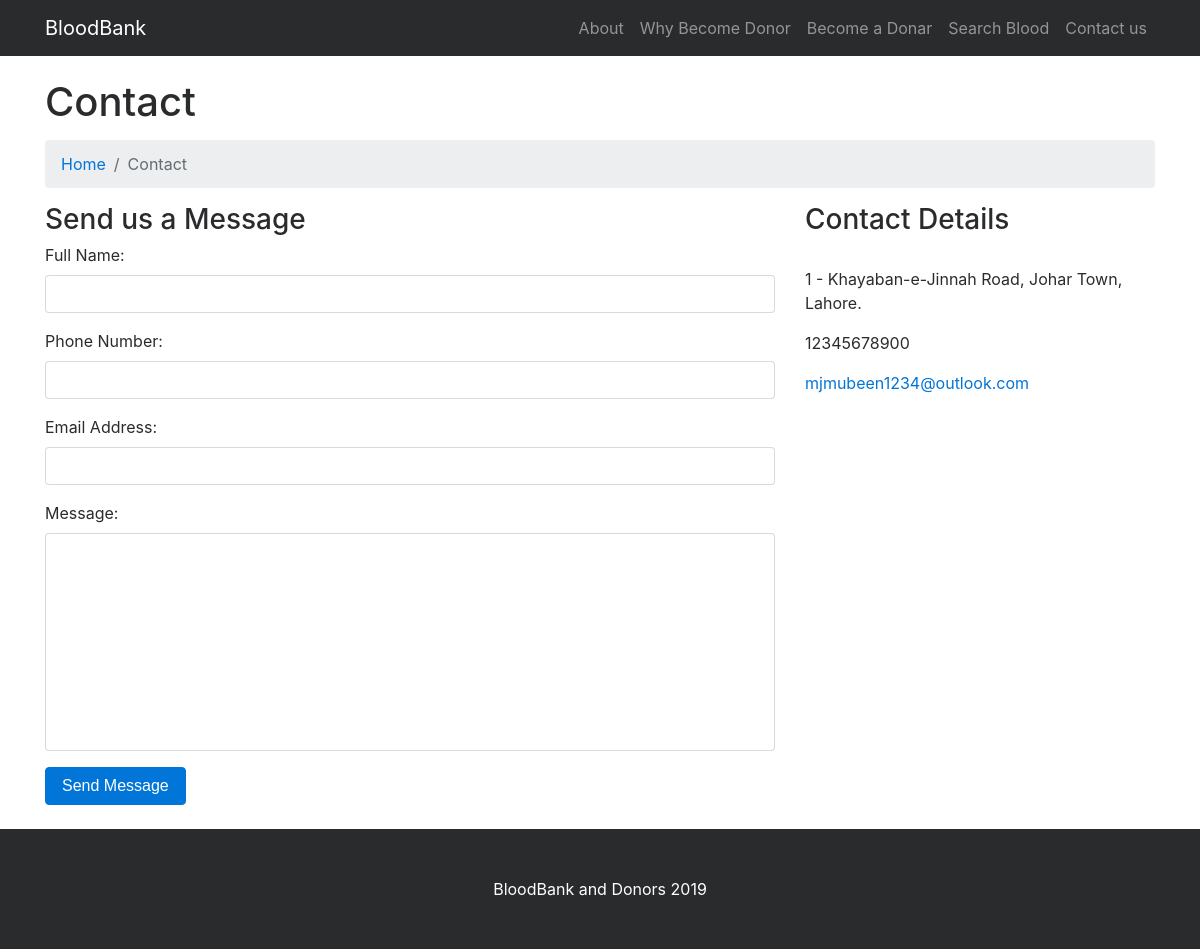
The page /contact.php on the database its author committed.
### tables this page shows
CREATE TABLE `tblcontactusinfo` (
  `id` int(11) NOT NULL,
  `Address` tinytext,
  `EmailId` varchar(255) DEFAULT NULL,
  `ContactNo` char(11) DEFAULT NULL
);

### contact.php (the view, shortened to what this page needs)
<?php
include('includes/config.php');
?>
<!DOCTYPE html>
<html lang="en">
<head>
    <link href="vendor/bootstrap/css/bootstrap.min.css" rel="stylesheet">
    <link href="vendor/font-awesome/css/font-awesome.min.css" rel="stylesheet" type="text/css">
    <link href="css/modern-business.css" rel="stylesheet">
</head>
<body>
    <?php include('includes/header.php');?>
    <div class="container">
        <h1 class="mt-4 mb-3">Contact</h1>
        <ol class="breadcrumb">
            <li class="breadcrumb-item">
                <a href="index.php">Home</a>
            </li>
            <li class="breadcrumb-item active">Contact</li>
        </ol>
        <div class="row">
              <div class="col-lg-8 mb-4">
                <h3>Send us a Message</h3>
                <form name="sentMessage"  method="post">
                    <div class="control-group form-group">
                        <div class="controls">
                            <label>Full Name:</label>
                            <input type="text" class="form-control" id="name" name="fullname" required data-validation-required-message="Please enter your name.">
                        </div>
                    </div>
                    <div class="control-group form-group">
                        <div class="controls">
                            <label>Phone Number:</label>
                            <input type="tel" class="form-control" id="phone" name="contactno"  required data-validation-required-message="Please enter your phone number.">
                        </div>
                    </div>
                    <div class="control-group form-group">
                        <div class="controls">
                            <label>Email Address:</label>
                            <input type="email" class="form-control" id="email" name="email" required data-validation-required-message="Please enter your email address.">
                        </div>
                    </div>
                    <div class="control-group form-group">
                        <div class="controls">
                            <label>Message:</label>
                            <textarea rows="10" cols="100" class="form-control" id="message" name="message" required data-validation-required-message="Please enter your message" maxlength="999" style="resize:none"></textarea>
                        </div>
                    </div>
                    <button type="submit" name="send"  class="btn btn-primary">Send Message</button>
                </form>
            </div>
                    <?php
$pagetype=$_GET['type'];
$sql = "SELECT Address,EmailId,ContactNo from tblcontactusinfo";
$query = $dbh -> prepare($sql);
$query->bindParam(':pagetype',$pagetype,PDO::PARAM_STR);
$query->execute();
$results=$query->fetchAll(PDO::FETCH_OBJ);
if($query->rowCount() > 0)
{
foreach($results as $result)
{ ?>
            <div class="col-lg-4 mb-4">
                <h3>Contact Details</h3>
				<br>
                <p>
                   <?php   echo htmlentities($result->Address); ?>
                    <br>
                </p>
                <p>
                    <?php   echo htmlentities($result->ContactNo); ?>
                </p>
                <p>
                    <a href="mailto:name@example.com"><?php   echo htmlentities($result->EmailId); ?>
                    </a>
                </p>
              <?php }} ?>
            </div>
        </div>
    </div>
<?php include('includes/footer.php');?>
</body>
</html>

### css/modern-business.css (style rules this page uses)
body { padding-top: 54px; }
@media (min-width: 992px) { body { padding-top: 56px; } }

### rows shown on the page
tblcontactusinfo: Address "1 - Khayaban-e-Jinnah Road, Johar Town, Lahore.", ContactNo "12345678900", EmailId "mjmubeen1234@outlook.com"
